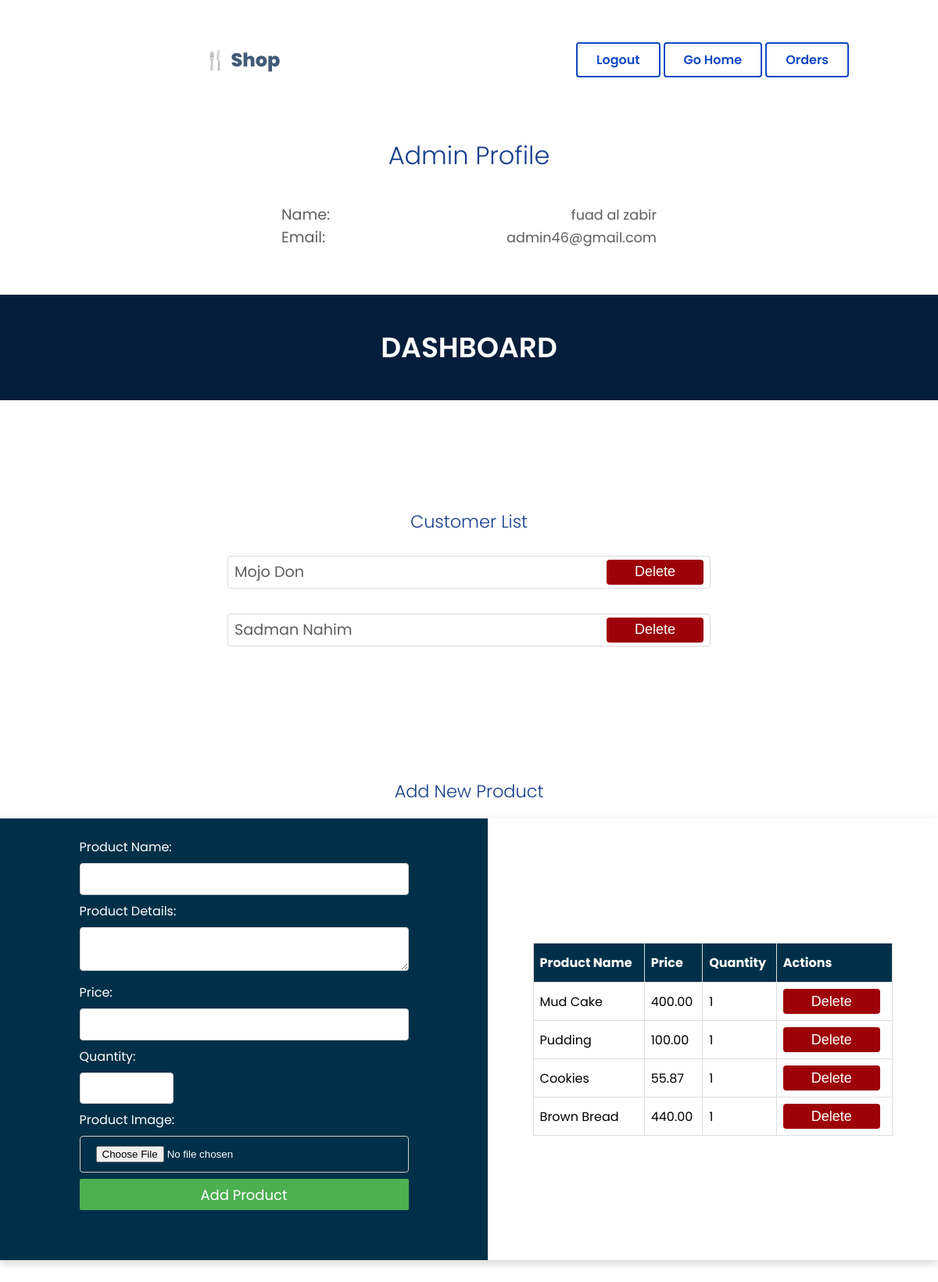
/user/ (signed in), run on an earlier commit of the app's database.
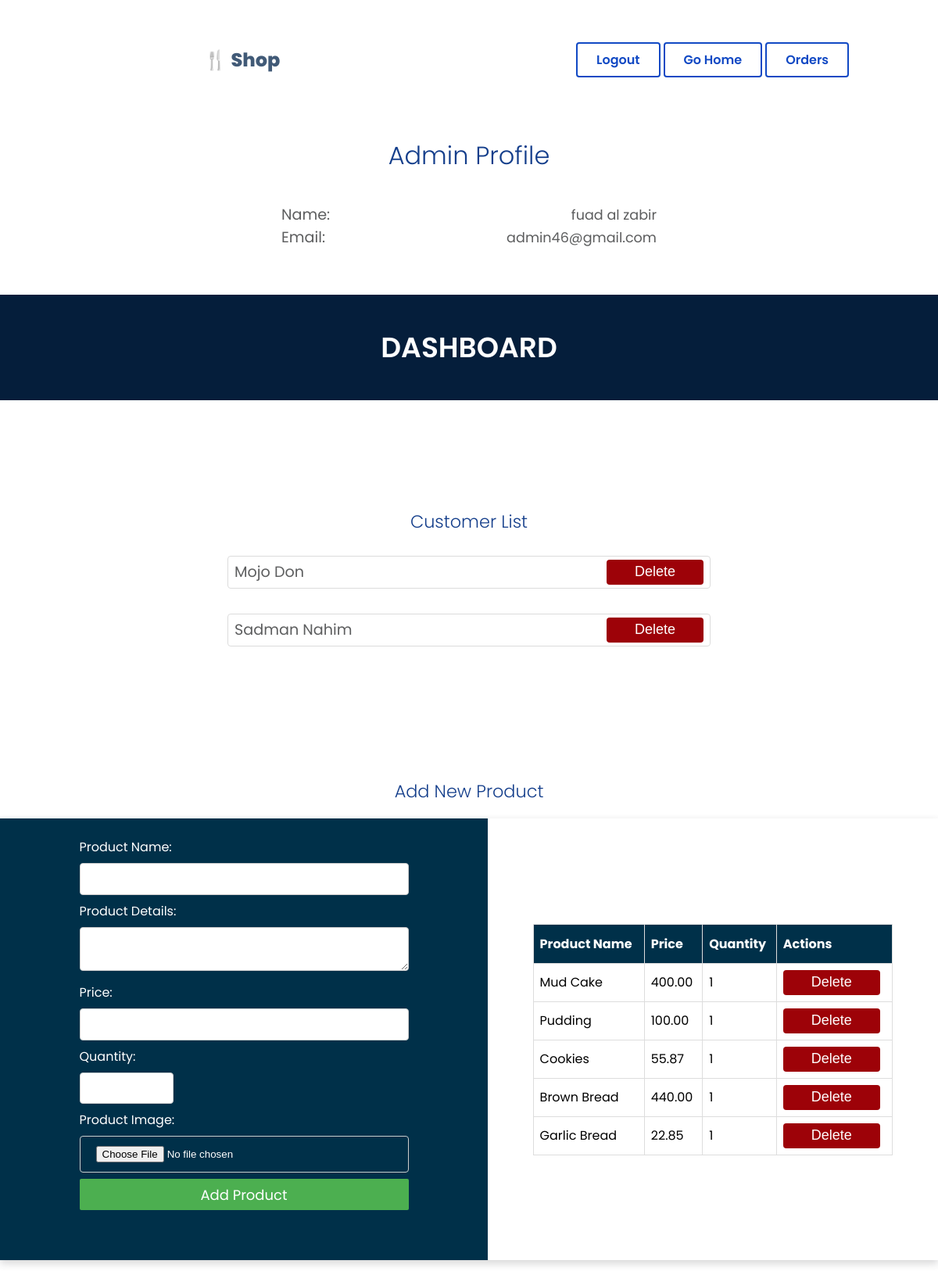
And on a later commit of the database.
### store/models.py (models this page shows, shortened)
class User(AbstractBaseUser, PermissionsMixin):  # Inherit PermissionsMixin
    email = models.EmailField(unique=True)
    full_name = models.CharField(max_length=255)
    address = models.CharField(max_length=255)
    phone_number = models.CharField(max_length=15)
    is_active = models.BooleanField(default=True)
    is_staff = models.BooleanField(default=False)
    is_superuser = models.BooleanField(default=False)
    objects = CustomUserManager()
    USERNAME_FIELD = 'email'
    REQUIRED_FIELDS = ['full_name', 'address', 'phone_number']

class Product(models.Model):
    name = models.CharField(max_length=100)
    details = models.TextField(blank=True, null=True)
    image = models.ImageField(upload_to='product_images/', blank=True, null=True)
    price = models.DecimalField(max_digits=10, decimal_places=2)
    quantity = models.PositiveIntegerField(default=1)

### store/views.py (the view)
# urls.py: path('user/', views.user_view, name='user'),
@login_required
def user_view(request):
    users = User.objects.all()
    products = Product.objects.all()
    return render(request, 'user.html', {'users': users, 'products': products})

### store/templates/user.html (shortened to what this page needs)
{% load static %}
<!DOCTYPE html>
<html lang="en">
<head>
  <link rel="stylesheet" href="{% static 'css/user.css' %}">
</head>
<body>
  <nav>
    <div class="logo" >&#127860; Shop</div>
      <div class="nav-r">
        {% if user.is_authenticated %}
        <a href="{% url 'logout' %}">Logout</a>
        <a href="{% url 'home' %}">Go Home</a>
        <a href="{% url 'orders' user_id=user.id %}">Orders</a>
        {% else %}
        <a href="/register/">Register</a>  <a href="/login/">Login</a>
        {% endif %}
      </div>
  </nav>
{% if user.is_superuser %}
<div class="user">
  <h1>Admin Profile</h1>
  <div class="user_info_sec">
    <div class="user_info"><span class="label">Name:</span>  <span class="label_info">{{ user.full_name }}</span>   </div>
    <div class="user_info"><span class="label">Email:</span> <span class="label_info"> {{user.email}} </span>       </div>
  </div>
</div>
{% endif %}
<div class="hero">
  DASHBOARD
</div>
{% if user.is_superuser %}
<div class="user-delete-DB">
  <div ><h2>Customer List</h2></div>
  {% for user in users %}
    {% if not user.is_superuser %}
      <div class="user-entry">
        <div class="label">{{ user.full_name }}</div>
        <form method="POST" action="{% url 'delete_user' user.id %}">
          <button  type="submit" name="action" value="del_user" id="danger">Delete</button>
        </form>
      </div>
    {% endif %}
  {% endfor %}
<br><br><br><br><br>
  <h2>Add New Product</h2>
  <div id="product-ops">
  <div id="form-p">
<form action="{% url 'add_product' %}" method="post" enctype="multipart/form-data">
  <div>
    <label for="name">Product Name:</label>
    <input class="input-p" type="text" id="name" name="name" required>
  </div>
  <div>
    <label for="details">Product Details:</label>
    <textarea class="input-p" id="details" name="details"></textarea>
  </div>
  <div>
    <label for="price">Price:</label>
    <input class="input-p" type="number" id="price" name="price" step="0.01" required>
  </div>
  <div>
    <label for="quantity">Quantity:</label>
    <input class="input-p"  type="number" id="quantity" name="quantity" min="1" required>
  </div>
  <div>
    <label for="image">Product Image:</label>
    <input class="input-p" type="file" id="image" name="image">
  </div>
  <button id="add-p" type="submit" name="action" value="add_prod">Add Product</button>
</form>
</div>
<div id="table-p">
  <table  id="products">
    <thead>
        <tr>
            <th>Product Name</th>
            <th>Price</th>
            <th>Quantity</th>
            <th>Actions</th>
        </tr>
    </thead>
    <tbody>
        {% for product in products %}
        <tr>
            <td>{{ product.name }}</td>
            <td>{{ product.price }}</td>
            <td>{{ product.quantity }}</td>
            <td>
                <form action="{% url 'delete_product' product.id %}" method="post" style="display:inline;">
                    <button type="submit" name="action" value="del_prod" id="danger2">Delete</button>
                </form>
            </td>
        </tr>
        {% endfor %}
    </tbody>
</table>
</div>
</div>
</div>
{% endif %}
</body>
</html>

What changed in the data, as far as the page shows it:
added Product: name "Garlic Bread", price "22.85", quantity "1"
